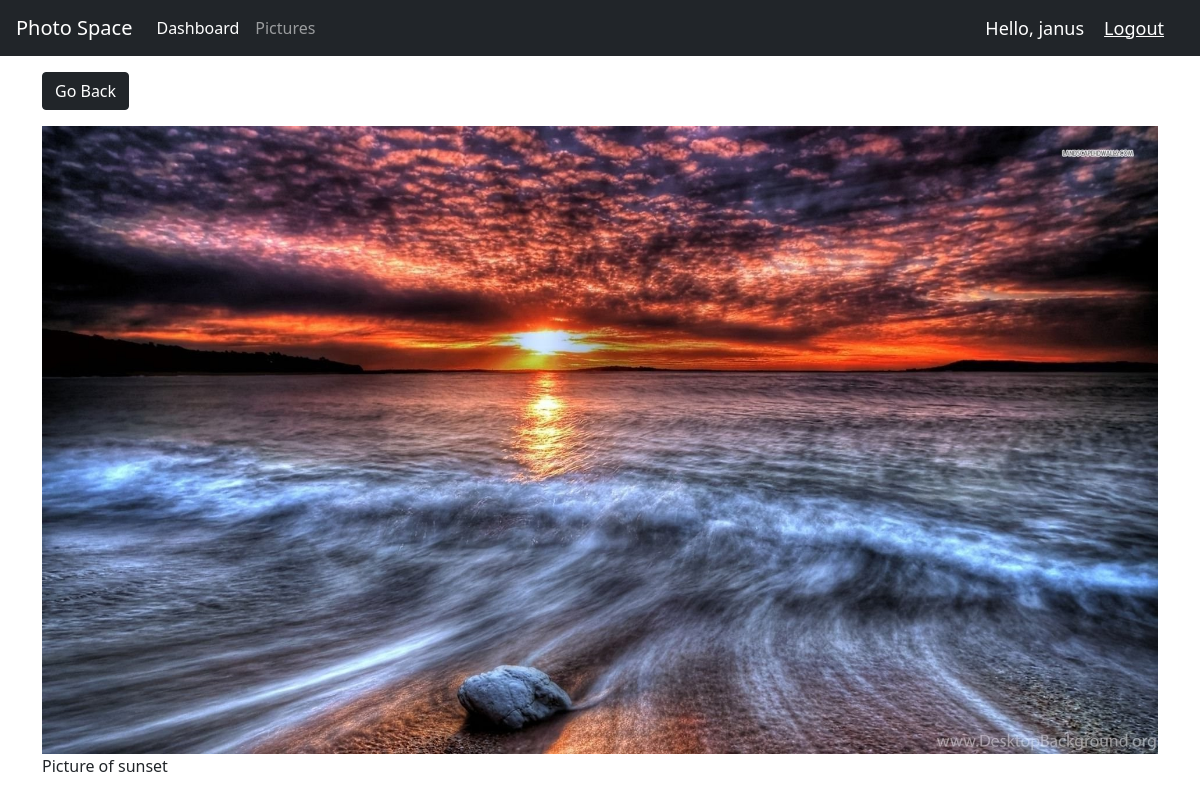
The app's page /view_picture/6 (signed in) with its own data.
### accounts/models.py (models this page shows, shortened)
class Picture(models.Model):
    category = models.ForeignKey(Category, on_delete=models.SET_NULL, null=True)
    picture = models.ImageField(null=False, blank=False, default="Image")
    name = models.CharField(max_length=200, null=True)
    description = models.TextField(default="Description")
    date_uploaded = models.DateTimeField(auto_now_add=True, null=True)

### accounts/views.py (the view)
# urls.py: path('view_picture/<str:pk>', views.viewPicture, name="view_picture"),
@login_required(login_url='login')
def viewPicture(request, pk):
    picture = Picture.objects.get(id=pk)
    return render(request, 'accounts/view_picture.html', {'picture': picture})

### accounts/templates/accounts/view_picture.html (shortened to what this page needs)
{%  extends 'accounts/main.html' %}
{% load static %}
{% block content %}
<link href="https://cdn.jsdelivr.net/npm/bootstrap@5.1.3/dist/css/bootstrap.min.css" rel="stylesheet">
<div class="container">
    <div class="row justify-content-center">
        <div class="col">
            <a href="{% url 'gallery' %}" class="btn btn-dark my-3">Go Back</a>
            <div style="height: 90vh;">
                <img style="max-width: 100%; max-height: 100%;" src="{{picture.picture.url}}">
                <p>{{picture.description}}</p>
            </div>
        </div>
    </div>
</div>
{% endblock %}

### accounts/templates/accounts/navbar.html (shortened to what this page needs)
{% load static %}
<nav class="navbar navbar-expand-lg navbar-dark bg-dark">
  <a class="navbar-brand" href="{% url 'home' %}">Photo Space</a>
  <div class="collapse navbar-collapse" id="navbarNavAltMarkup">
    <div class="navbar-nav">
      <a class="nav-item nav-link active" href="{% url 'home' %}">Dashboard<span class="sr-only">(current)</span></a>
      <a class="nav-item nav-link" href="{% url 'pictures' %}">Pictures</a>
    </div>
  </div>
  <span class="hello-msg">Hello, {{request.user}}</span>
  <span ><a  class="hello-msg" href="{% url 'logout' %}">Logout</a></span>
</nav>

### static/css/main.css (style rules this page uses)
body { background-color: #ebeff5; }

### accounts/templates/accounts/navbar.html (style rules this page uses)
.hello-msg { font-size: 18px; color: #fff; margin-right: 20px; }

### records on screen
Picture: picture (picture), description "Picture of sunset"

### other values on screen
{{ request.user }} "janus"
